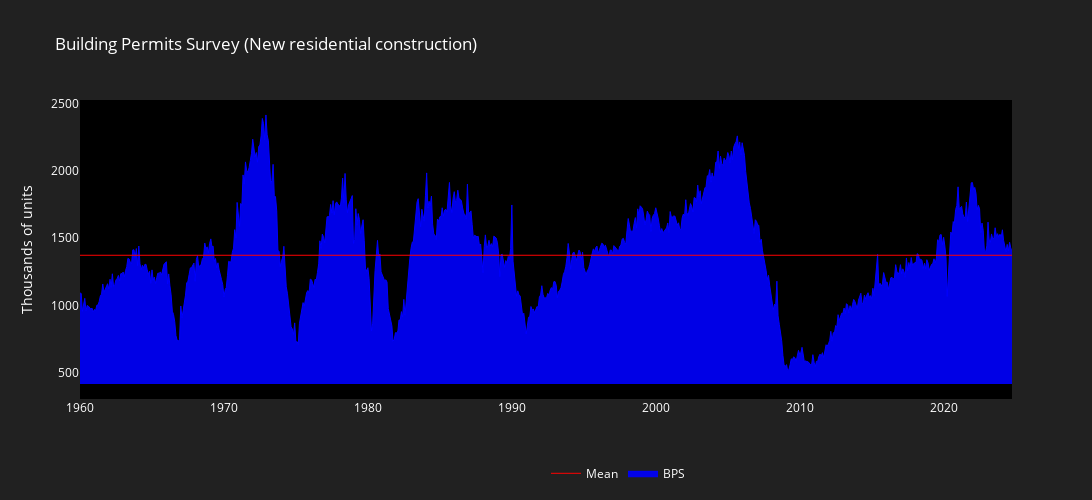

The notebook cell saved with this chart:
### Code cell
fig = go.Figure()

y_start = [(-100 + BPS_df['Value'].min()) for _ in range(len(BPS_df))]

fig.add_trace(go.Scatter(
    x=BPS_df.index, 
    y=y_start, 
    name='-',
    line=dict(width=0),
    hoverinfo="skip",
    showlegend=False
))

fig.add_trace(go.Scatter(
    x=BPS_df.index,
    y=BPS_df['Value'],
    name='BPS',
    fill='tonexty',
    fillcolor='rgba(0, 0, 255, 0.9)',
    line=dict(color='blue', width=1),
))

fig.add_trace(go.Scatter(
    x=BPS_df.index, 
    y=[BPS_df['Value'].mean() for _ in range(len(BPS_df))], 
    name='Mean',
    line=dict(color='red', width=1),
    showlegend=True
))

fig.update_layout(
    title=dict(text='Building Permits Survey (New residential construction)'),
    width=1400,
    height=500,
    plot_bgcolor="black",
    paper_bgcolor="#212121",
    font=dict(color="white"),
    hovermode="x unified",
    yaxis=dict(title="Thousands of units", exponentformat="none", showgrid=False),
    barmode="group",
    legend=dict(x=0.5, y=-0.2, orientation="h"),
    xaxis=dict(showgrid=False),
)

fig.show()

### Figure 1 — Plotly figure (JSON) as saved in the notebook; plotly's stock layout.template omitted (floating-point values rounded to 4 significant figures; data arrays with more than 128 entries replaced by an {"elided": "..."} marker saying what was removed)
{"data": [{"hoverinfo": "skip", "line": {"width": 0}, "name": "-", "showlegend": false, "type": "scatter", "x": {"elided": "778 str values"}, "y": {"elided": "778 int values"}}, {"fill": "tonexty", "fillcolor": "rgba(0, 0, 255, 0.9)", "line": {"color": "blue", "width": 1}, "name": "BPS", "type": "scatter", "x": {"elided": "778 str values"}, "y": {"elided": "778 int values"}}, {"line": {"color": "red", "width": 1}, "name": "Mean", "showlegend": true, "type": "scatter", "x": {"elided": "778 str values"}, "y": {"elided": "778 float values"}}], "layout": {"barmode": "group", "font": {"color": "white"}, "height": 500, "hovermode": "x unified", "legend": {"orientation": "h", "x": 0.5, "y": -0.2}, "paper_bgcolor": "#212121", "plot_bgcolor": "black", "title": {"text": "Building Permits Survey (New residential construction)"}, "width": 1400, "xaxis": {"showgrid": false}, "yaxis": {"exponentformat": "none", "showgrid": false, "title": {"text": "Thousands of units"}}}}
